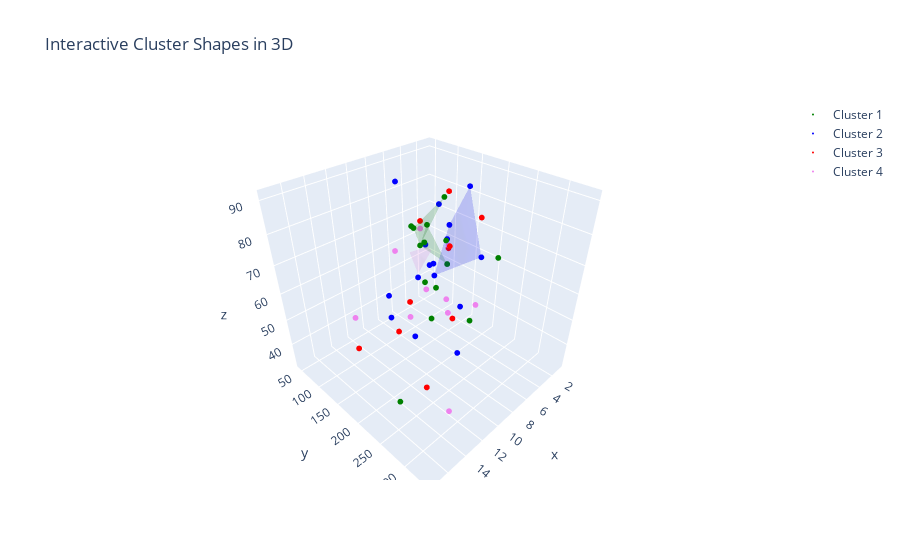

Write notebook code for a chart like this one.
### Markdown cell above
Una buena forma de visualizar los resultados es a través de los gráficos, como se cuenta con 4 variables para la segmentación se decide realizar la gráfica utilizando los datos de: Murder, Assault y Rape asumiendo que se está excluyendo UrbanPop.

### Code cell
# Visualize cluster shapes in 3d.

cluster1=crime_cluster.loc[crime_cluster['clust'] == 0]
cluster2=crime_cluster.loc[crime_cluster['clust'] == 1]
cluster3=crime_cluster.loc[crime_cluster['clust'] == 2]
cluster4=crime_cluster.loc[crime_cluster['clust'] == 3]

scatter1 = dict(
    mode = "markers",
    name = "Cluster 1",
    type = "scatter3d",    
    x = cluster1.as_matrix()[:,0], y = cluster1.as_matrix()[:,1], z = cluster1.as_matrix()[:,2],
    marker = dict( size=2, color='green')
)
scatter2 = dict(
    mode = "markers",
    name = "Cluster 2",
    type = "scatter3d",    
    x = cluster2.as_matrix()[:,0], y = cluster2.as_matrix()[:,1], z = cluster2.as_matrix()[:,2],
    marker = dict( size=2, color='blue')
)
scatter3 = dict(
    mode = "markers",
    name = "Cluster 3",
    type = "scatter3d",    
    x = cluster3.as_matrix()[:,0], y = cluster3.as_matrix()[:,1], z = cluster3.as_matrix()[:,2],
    marker = dict( size=2, color='red')
)
scatter4 = dict(
    mode = "markers",
    name = "Cluster 4",
    type = "scatter3d",    
    x = cluster3.as_matrix()[:,0], y = cluster3.as_matrix()[:,1], z = cluster4.as_matrix()[:,2],
    marker = dict( size=2, color='violet')
)
cluster1 = dict(
    alphahull = 5,
    name = "Cluster 1",
    opacity = .1,
    type = "mesh3d",    
    x = cluster1.as_matrix()[:,0], y = cluster1.as_matrix()[:,1], z = cluster1.as_matrix()[:,2],
    color='green', showscale = True
)
cluster2 = dict(
    alphahull = 5,
    name = "Cluster 2",
    opacity = .1,
    type = "mesh3d",    
    x = cluster2.as_matrix()[:,0], y = cluster2.as_matrix()[:,1], z = cluster2.as_matrix()[:,2],
    color='blue', showscale = True
)
cluster3 = dict(
    alphahull = 5,
    name = "Cluster 3",
    opacity = .1,
    type = "mesh3d",    
    x = cluster3.as_matrix()[:,0], y = cluster3.as_matrix()[:,1], z = cluster3.as_matrix()[:,2],
    color='red', showscale = True
)
cluster4 = dict(
    alphahull = 5,
    name = "Cluster 4",
    opacity = .1,
    type = "mesh3d",    
    x = cluster4.as_matrix()[:,0], y = cluster4.as_matrix()[:,1], z = cluster4.as_matrix()[:,2],
    color='violet', showscale = True
)
layout = dict(
    title = 'Interactive Cluster Shapes in 3D',
    scene = dict(
        xaxis = dict( zeroline=True ),
        yaxis = dict( zeroline=True ),
        zaxis = dict( zeroline=True ),
    )
)
fig = dict( data=[scatter1, scatter2, scatter3, scatter4, cluster1, cluster2, cluster3, cluster4], layout=layout )
# Use py.iplot() for IPython notebook
plotly.offline.iplot(fig, filename='mesh3d_sample')

### Figure 1 — Plotly figure (JSON) as saved in the notebook; plotly's stock layout.template omitted (floating-point values rounded to 4 significant figures)
{"data": [{"marker": {"color": "green", "size": 2}, "mode": "markers", "name": "Cluster 1", "type": "scatter3d", "x": [8.1, 8.8, 2.6, 2.2, 6, 11.3, 12.1, 2.7, 16.1, 11.1, 7.3, 6.3, 3.8, 3.2], "y": [294, 190, 120, 56, 115, 300, 255, 72, 259, 254, 120, 106, 86, 120], "z": [80, 50, 54, 57, 66, 67, 74, 66, 44, 86, 75, 72, 45, 80]}, {"marker": {"color": "blue", "size": 2}, "mode": "markers", "name": "Cluster 2", "type": "scatter3d", "x": [13.2, 10, 7.9, 3.3, 5.9, 5.3, 9.7, 6, 12.2, 2.1, 11.4, 0.8, 3.4, 13.2, 4, 6.8], "y": [236, 263, 204, 110, 238, 46, 109, 109, 252, 57, 285, 45, 174, 188, 145, 161], "z": [58, 48, 78, 77, 72, 83, 52, 53, 81, 56, 70, 44, 87, 59, 73, 60]}, {"marker": {"color": "red", "size": 2}, "mode": "markers", "name": "Cluster 3", "type": "scatter3d", "x": [9, 15.4, 17.4, 10.4, 15.4, 4.4, 4.9, 14.4, 5.7, 2.6], "y": [276, 335, 211, 249, 249, 149, 159, 279, 81, 53], "z": [91, 80, 60, 83, 66, 85, 67, 48, 39, 66]}, {"marker": {"color": "violet", "size": 2}, "mode": "markers", "name": "Cluster 4", "type": "scatter3d", "x": [9, 15.4, 17.4, 10.4, 15.4, 4.4, 4.9, 14.4, 5.7, 2.6], "y": [276, 335, 211, 249, 249, 149, 159, 279, 81, 53], "z": [65, 51, 70, 62, 89, 45, 68, 80, 32, 63]}, {"alphahull": 5, "color": "green", "name": "Cluster 1", "opacity": 0.1, "showscale": true, "type": "mesh3d", "x": [8.1, 8.8, 2.6, 2.2, 6, 11.3, 12.1, 2.7, 16.1, 11.1, 7.3, 6.3, 3.8, 3.2], "y": [294, 190, 120, 56, 115, 300, 255, 72, 259, 254, 120, 106, 86, 120], "z": [80, 50, 54, 57, 66, 67, 74, 66, 44, 86, 75, 72, 45, 80]}, {"alphahull": 5, "color": "blue", "name": "Cluster 2", "opacity": 0.1, "showscale": true, "type": "mesh3d", "x": [13.2, 10, 7.9, 3.3, 5.9, 5.3, 9.7, 6, 12.2, 2.1, 11.4, 0.8, 3.4, 13.2, 4, 6.8], "y": [236, 263, 204, 110, 238, 46, 109, 109, 252, 57, 285, 45, 174, 188, 145, 161], "z": [58, 48, 78, 77, 72, 83, 52, 53, 81, 56, 70, 44, 87, 59, 73, 60]}, {"alphahull": 5, "color": "red", "name": "Cluster 3", "opacity": 0.1, "showscale": true, "type": "mesh3d", "x": [9, 15.4, 17.4, 10.4, 15.4, 4.4, 4.9, 14.4, 5.7, 2.6], "y": [276, 335, 211, 249, 249, 149, 159, 279, 81, 53], "z": [91, 80, 60, 83, 66, 85, 67, 48, 39, 66]}, {"alphahull": 5, "color": "violet", "name": "Cluster 4", "opacity": 0.1, "showscale": true, "type": "mesh3d", "x": [7.2, 2.1, 9, 4.3, 7.4, 13, 6.6, 12.7, 2.2, 8.5], "y": [113, 83, 178, 102, 159, 337, 151, 201, 48, 156], "z": [65, 51, 70, 62, 89, 45, 68, 80, 32, 63]}], "layout": {"scene": {"xaxis": {"zeroline": true}, "yaxis": {"zeroline": true}, "zaxis": {"zeroline": true}}, "title": {"text": "Interactive Cluster Shapes in 3D"}}}
